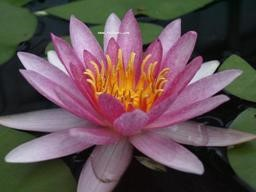
#> input picture lab2/flower2.jpg, 256 x 192 px
$ python sub.py
#> lines starting #> are read from the running program, lines starting #| are printed output that depends on the picture
import cv2

def resize_to_match(reference, target):
    '''将目标图像调整为与参考图像相同的尺寸'''
    return cv2.resize(target, (reference.shape[1], reference.shape[0]), interpolation=cv2.INTER_LINEAR)

# 读取两个图像
img1 = cv2.imread('flower2.jpg')
#> img1 is the input picture: shape (192, 256, 3); mean B, G, R 83.3, 80.9, 100.9
img2 = cv2.imread('flowerx.png')
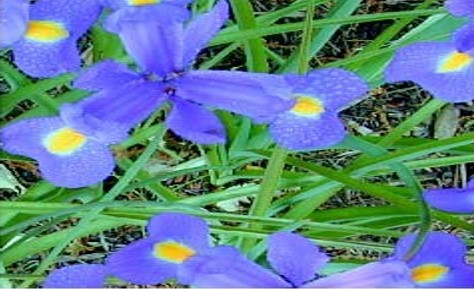
#> input picture lab2/flowerx.png, 474 x 289 px
#> img2 is the input picture: shape (289, 474, 3); mean B, G, R 144.7, 129.6, 96.5

# 检查两个图像的尺寸是否相同
if img1.shape != img2.shape:
    if img1.size > img2.size:
        img2 = resize_to_match(img1, img2)
    else:
        img1 = resize_to_match(img2, img1)
#> in resize_to_match, `return cv2.resize(target, (reference.shape[1], reference.shape[0]), in..`:
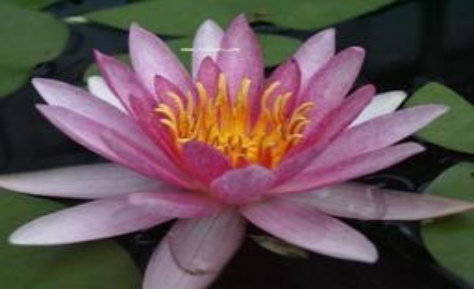
#> returned value: shape (289, 474, 3); mean of channels 0, 1, 2 83.2, 80.8, 100.8; drawn as B, G, R

# 计算两个图像之间的差异
result = cv2.subtract(img1, img2)
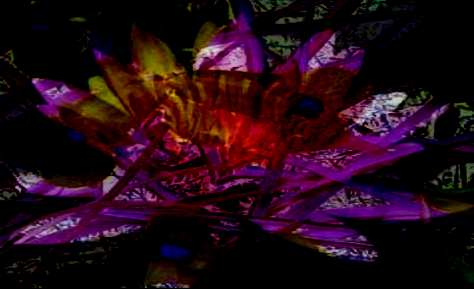
#> result: shape (289, 474, 3); mean B, G, R 21, 9.4, 36.2

# 显示结果
cv2.imshow('Difference', result)
cv2.waitKey(0)
cv2.destroyAllWindows()
